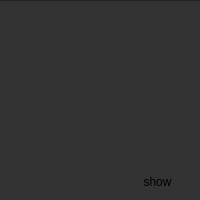
<?xml version="1.0" encoding="UTF-8"?>
<ui version="4.0">
 <class>Form</class>
 <widget class="QWidget" name="Form">
  <property name="geometry">
   <rect>
    <x>0</x>
    <y>0</y>
    <width>200</width>
    <height>200</height>
   </rect>
  </property>
  <property name="sizePolicy">
   <sizepolicy hsizetype="Preferred" vsizetype="MinimumExpanding">
    <horstretch>0</horstretch>
    <verstretch>0</verstretch>
   </sizepolicy>
  </property>
  <property name="maximumSize">
   <size>
    <width>200</width>
    <height>200</height>
   </size>
  </property>
  <property name="windowTitle">
   <string>Form</string>
  </property>
  <property name="styleSheet">
   <string notr="true">*{
	background-color: #333333;
}
#Form{
	border-top: 1px solid #222222;
}</string>
  </property>
  <widget class="QPushButton" name="pushButton">
   <property name="geometry">
    <rect>
     <x>120</x>
     <y>170</y>
     <width>75</width>
     <height>23</height>
    </rect>
   </property>
   <property name="styleSheet">
    <string notr="true"/>
   </property>
   <property name="text">
    <string>show</string>
   </property>
   <property name="flat">
    <bool>true</bool>
   </property>
  </widget>
  <widget class="QGraphicsView" name="graphicsView">
   <property name="geometry">
    <rect>
     <x>0</x>
     <y>20</y>
     <width>200</width>
     <height>100</height>
    </rect>
   </property>
   <property name="frameShape">
    <enum>QFrame::NoFrame</enum>
   </property>
   <property name="frameShadow">
    <enum>QFrame::Plain</enum>
   </property>
  </widget>
 </widget>
 <resources/>
 <connections/>
</ui>
